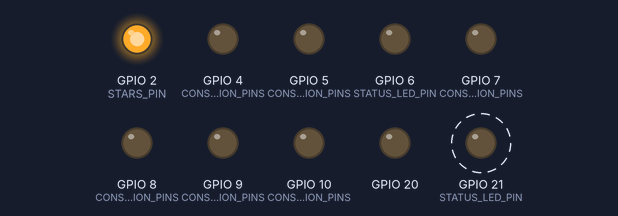
A program run on a simulated Seeed XIAO ESP32-C3. On the bench: output pins drawn as LEDs (lit = HIGH). Dashed ring = blinking. What the program prints to the serial monitor is not drawn.

Above: at 0.06 s.
Timing chart, 0 to 3.0 s (numbered marks = the images above):
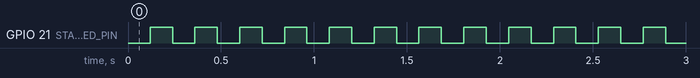

The program:

main.cpp
```cpp
#include <Arduino.h>
#include <WiFi.h>
#include <esp_now.h>
#include <esp_wifi.h>

#include "protocol.h"

using namespace Plane;

// seiza_ittose_回路図.pdf / XIAO ESP32C3 pin assignment.
// The TC5626B3A inputs drive constellation outputs 1..8.
constexpr uint8_t CONSTELLATION_PINS[8] = {
    D7, D8, D9, D10, D5, D4, D3, D2,
};
constexpr uint8_t STARS_PIN = D0;
constexpr uint8_t FIRST_STAR_PIN = D1;
constexpr uint8_t STATUS_LED_PIN = D6;
constexpr bool STARS_ACTIVE_HIGH = false;
constexpr bool FIRST_STAR_ACTIVE_HIGH = true;
constexpr bool CONSTELLATIONS_ACTIVE_HIGH = true;

constexpr uint32_t DEFAULT_HEARTBEAT_TIMEOUT_MS = 22000;
constexpr uint32_t MIN_HEARTBEAT_TIMEOUT_MS = 3000;
constexpr uint32_t CONNECTED_BLINK_INTERVAL_MS = 1000;
constexpr uint32_t DISCONNECTED_BLINK_INTERVAL_MS = 120;
constexpr uint32_t LIGHT_FADE_DURATION_MS = 1200;

LightPayload current{};
uint32_t lastCoordinatorRx = 0;
uint32_t heartbeatTimeoutMs = DEFAULT_HEARTBEAT_TIMEOUT_MS;
uint32_t lastLedToggle = 0;
bool statusLedOn = false;
uint8_t brightness[10]{};
uint8_t fadeStart[10]{};
uint8_t fadeTarget[10]{};
uint8_t pwmAccumulator[10]{};
uint32_t fadeStartedAt = 0;
bool fadeActive = false;

uint8_t outputPin(int index) {
  if (index == 0) return FIRST_STAR_PIN;
  if (index == 1) return STARS_PIN;
  return CONSTELLATION_PINS[index - 2];
}

bool outputActiveHigh(int index) {
  if (index == 0) return FIRST_STAR_ACTIVE_HIGH;
  if (index == 1) return STARS_ACTIVE_HIGH;
  return CONSTELLATIONS_ACTIVE_HIGH;
}

bool requestedOutput(int index, const LightPayload &value) {
  if (index == 0) return value.firstStar;
  if (index == 1) return value.stars;
  return value.patterns & (1 << (index - 2));
}

void setOutput(uint8_t pin, bool on, bool activeHigh) {
  digitalWrite(pin, (on == activeHigh) ? HIGH : LOW);
}

void applyLightOutputs() {
  for (int index = 0; index < 10; ++index) {
    brightness[index] = requestedOutput(index, current) ? 255 : 0;
    fadeTarget[index] = brightness[index];
    setOutput(outputPin(index), brightness[index] != 0,
              outputActiveHigh(index));
  }
  fadeActive = false;
}

void sendAcknowledgement(uint32_t sequence) {
  AckPayload acknowledgement{};
  acknowledgement.h =
      header(Type::LIGHT_ACK, sizeof(acknowledgement), sequence);
  acknowledgement.applied = 1;
  acknowledgement.firstStar = current.firstStar;
  acknowledgement.stars = current.stars;
  acknowledgement.patterns = current.patterns;
  acknowledgement.uptimeMs = millis();

  esp_now_send(MAC_COORD,
               reinterpret_cast<uint8_t *>(&acknowledgement),
               sizeof(acknowledgement));
}

void beginLightTransition(bool useFade) {
  if (!useFade) {
    applyLightOutputs();
    return;
  }
  for (int index = 0; index < 10; ++index) {
    fadeStart[index] = brightness[index];
    fadeTarget[index] = requestedOutput(index, current) ? 255 : 0;
  }
  fadeStartedAt = millis();
  fadeActive = true;
}

void updateLightFade(uint32_t now) {
  if (fadeActive) {
    float progress = min(1.0f, (now - fadeStartedAt) /
                                   static_cast<float>(LIGHT_FADE_DURATION_MS));
    // Smoothstep avoids an abrupt start/end; gamma gives a natural visual fade.
    float smooth = progress * progress * (3.0f - 2.0f * progress);
    float shaped = powf(smooth, 1.8f);
    for (int index = 0; index < 10; ++index) {
      brightness[index] = lroundf(fadeStart[index] +
          (fadeTarget[index] - fadeStart[index]) * shaped);
    }
    if (progress >= 1.0f) fadeActive = false;
  }
  // 1 kHz pulse-density modulation supports all ten outputs on ESP32-C3,
  // whose hardware LEDC channel count is smaller than the output count.
  for (int index = 0; index < 10; ++index) {
    uint16_t sum = pwmAccumulator[index] + brightness[index];
    pwmAccumulator[index] = static_cast<uint8_t>(sum);
    setOutput(outputPin(index), sum > 255, outputActiveHigh(index));
  }
}

void receiveEspNow(const uint8_t *, const uint8_t *data, int length) {
  if (length != static_cast<int>(sizeof(LightPayload))) {
    return;
  }

  LightPayload received{};
  memcpy(&received, data, sizeof(received));

  if (!valid(received.h, length) || received.h.type != Type::LIGHT_SET) {
    return;
  }

  current = received;
  lastCoordinatorRx = millis();
  heartbeatTimeoutMs =
      max(MIN_HEARTBEAT_TIMEOUT_MS, received.heartbeatTimeoutMs);

  beginLightTransition(received.fade != 0);
  sendAcknowledgement(received.h.seq);

  Serial.printf(
      "LIGHT seq=%lu first=%u stars=%u constellations=0x%02X "
      "timeout=%lu ms\n",
      received.h.seq,
      current.firstStar,
      current.stars,
      current.patterns,
      heartbeatTimeoutMs);
}

void setup() {
  Serial.begin(115200);

  pinMode(FIRST_STAR_PIN, OUTPUT);
  pinMode(STARS_PIN, OUTPUT);
  pinMode(STATUS_LED_PIN, OUTPUT);
  for (uint8_t pin : CONSTELLATION_PINS) {
    pinMode(pin, OUTPUT);
  }

  applyLightOutputs();
  digitalWrite(STATUS_LED_PIN, LOW);

  WiFi.mode(WIFI_STA);
  esp_wifi_set_mac(WIFI_IF_STA, MAC_LIGHT);
  esp_wifi_set_channel(CHANNEL, WIFI_SECOND_CHAN_NONE);

  esp_now_init();
  esp_now_register_recv_cb(receiveEspNow);

  esp_now_peer_info_t coordinatorPeer{};
  memcpy(coordinatorPeer.peer_addr, MAC_COORD, sizeof(MAC_COORD));
  coordinatorPeer.channel = CHANNEL;
  esp_now_add_peer(&coordinatorPeer);

  Serial.println("LIGHT READY");
}

void loop() {
  const uint32_t now = millis();
  const bool connected =
      lastCoordinatorRx != 0 &&
      now - lastCoordinatorRx <= heartbeatTimeoutMs;
  updateLightFade(now);
  const uint32_t blinkInterval = connected ? CONNECTED_BLINK_INTERVAL_MS
                                           : DISCONNECTED_BLINK_INTERVAL_MS;
  if (now - lastLedToggle >= blinkInterval) {
    lastLedToggle = now;
    statusLedOn = !statusLedOn;
    digitalWrite(STATUS_LED_PIN, statusLedOn ? HIGH : LOW);
  }

  delay(1);
}
```

protocol.h
```cpp
#include "../../common/protocol.h"
```

Measured:
- by itself, GPIO 21 (STATUS_LED_PIN): alternates HIGH for 0.12 s and LOW for 0.12 s
